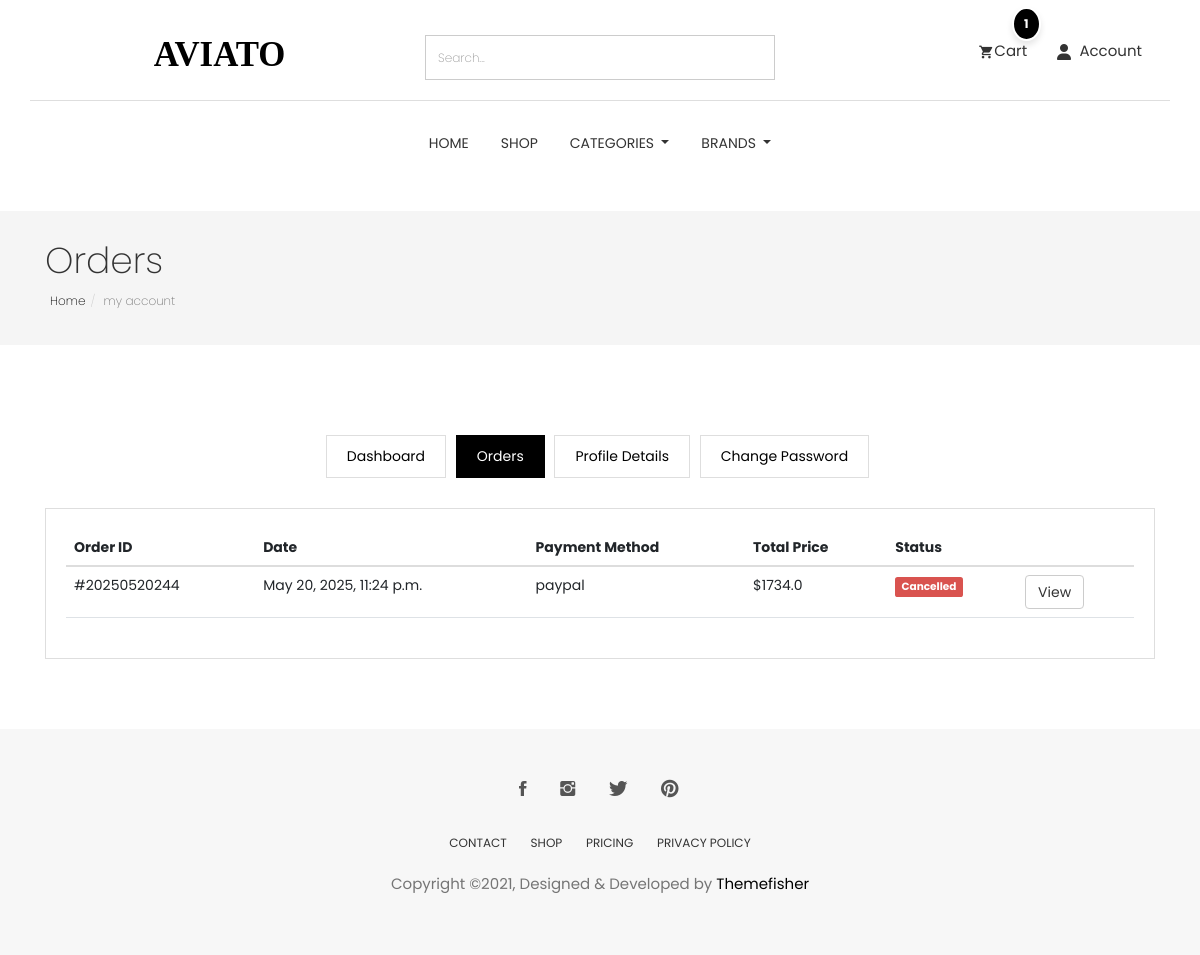
Page /accounts/orders/ (signed in) on the earlier database version.
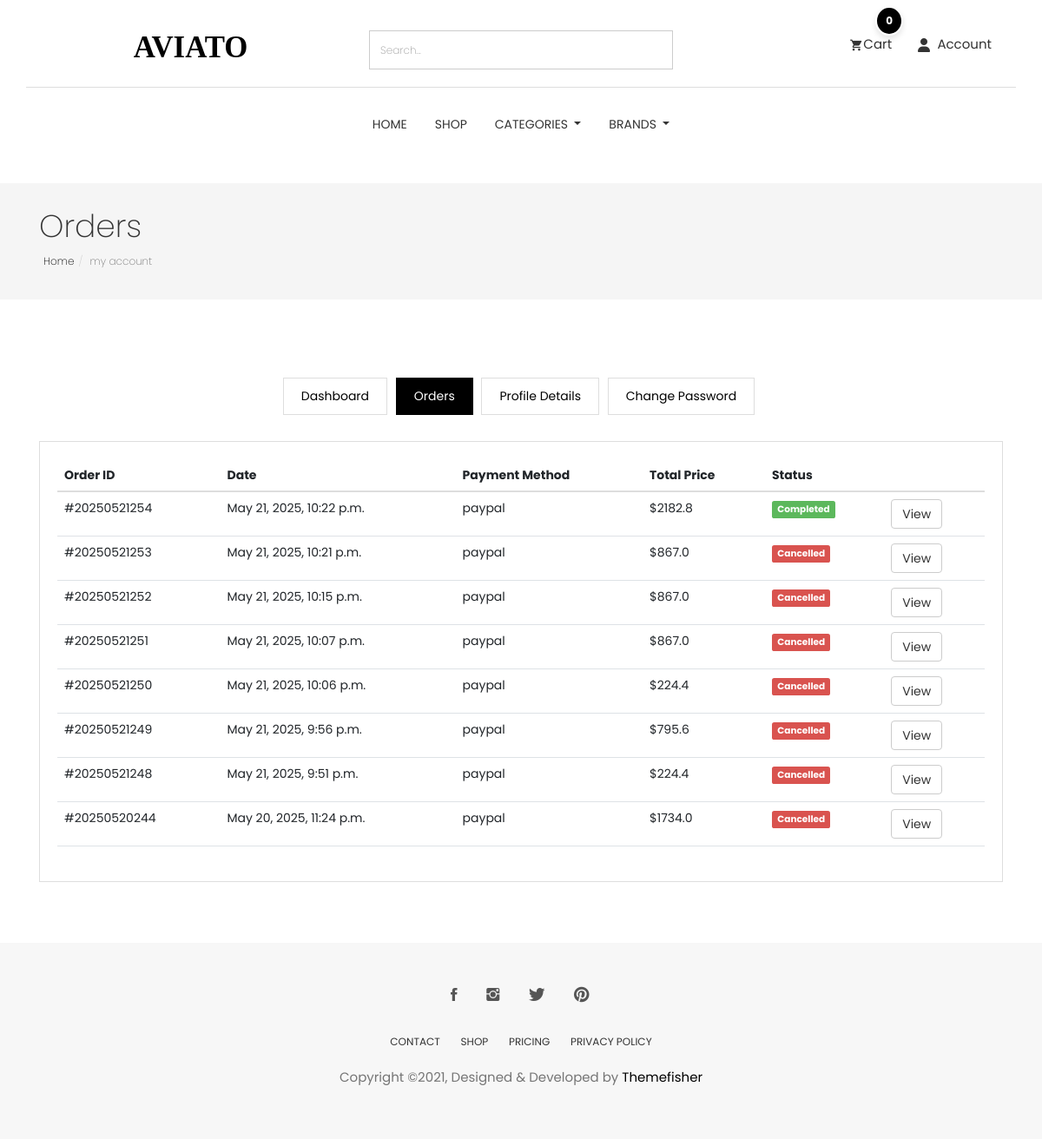
Same page on the later database version.
### order/models.py (models this page shows, shortened)
class Order(models.Model):
    STATUS = (
        ('New', 'New'),
        ('On Delivery', 'On Delivery'),  # Add On Delivery status here
        ('Completed', 'Completed'),
        ('Cancelled', 'Cancelled'),
    )
    user = models.ForeignKey(User, verbose_name=_("user order"),on_delete=models.SET_NULL , null=True)
    payment = models.ForeignKey(Payment,  verbose_name=_("payment order"),on_delete=models.SET_NULL ,blank=True , null=True)
    order_number = models.CharField(_("order_number"),max_length=50)
    first_name = models.CharField(_("first_name"),max_length=50)
    last_name = models.CharField(_("last_name"),max_length=50)
    phone = models.CharField(_("phone"),max_length=50)
    zip_code = models.CharField(_("zip_code"),max_length=50,blank=True)
    email = models.EmailField(_("email"), max_length=254)
    address_line_1 = models.CharField(_("address_line_1"), max_length=50)
    address_line_2 = models.CharField(_("address_line_2"), max_length=50 , blank=True)
    country = models.CharField(_("country"), max_length=50 )
    state = models.CharField(_("state"), max_length=50 )
    payment_method = models.CharField(_("payment_method"), max_length=50 )
    city = models.CharField(_("city"), max_length=50 )
    order_note = models.CharField(_("order_note"), max_length=1000 , blank=True)
    order_total = models.FloatField(_("order_total"),)
    tax = models.FloatField(_("tax"),)
    status = models.CharField(_("status"),choices=STATUS,default='New' , max_length=15)
    ip = models.CharField(_("ip"),max_length=50  ,blank=True)
    is_orderd = models.BooleanField(_("is_orderd"),default=False)
    delivered_date = models.DateTimeField(blank=True,null=True)
    created_at = models.DateTimeField(_("created_at"), default=timezone.now)
    updated_at = models.DateTimeField(_("updated_at"),default=timezone.now)
    class Meta:
        verbose_name = _("Orders")
        verbose_name_plural = _("Orders")

### accounts/views.py (the view)
# urls.py: path('orders/' , views.orders , name="orders" ),
@login_required(login_url='login')
def orders(request):
    orders = Order.objects.filter(user=request.user,is_orderd=True).order_by('-created_at')
    context = {
        'orders':orders,
    }
    return render(request , 'profile/orders.html' , context)

### cart/models.py (called while the page is built)
    def sub_total(self):
        return self.product.price * self.quantity

### category/category_context.py (called while the page is built)
def nav_links(request):
    categories_nav = Category.objects.all()
    subcategories_nav = Subcategory.objects.all()
    brands_nav = Brand.objects.all()
    context = {
        'categories_nav':categories_nav,
        'brands_nav':brands_nav,
        'subcategories_nav':subcategories_nav,
    }
    return context

### category/models.py (called while the page is built)
    def get_url(self):
        return reverse('products_by_subcategory',args=[self.id])

### store/models.py (called while the page is built)
    def get_url(self):
        return reverse('products_by_brand',args=[self.id])

    def __str__(self):
        return self.name

### accounts/templates/profile/orders.html (shortened to what this page needs)
{% extends "base.html" %}
{% load static %}
{% block body %}
<section class="page-header">
	<div class="container">
		<div class="row">
			<div class="col-md-12">
				<div class="content">
					<h1 class="page-name">Orders</h1>
					<ol class="breadcrumb">
						<li><a href="/">Home</a></li>
						<li class="active">my account</li>
					</ol>
				</div>
			</div>
		</div>
	</div>
</section>
<section class="user-dashboard page-wrapper">
	<div class="container">
		<div class="row">
			<div class="col-md-12">
				<ul class="list-inline dashboard-menu text-center">
					<li><a  href="{% url 'dashboard' %}">Dashboard</a></li>
					<li><a class="active" href="{% url 'orders'%}">Orders</a></li>
					<li><a href="{% url 'profile' %}">Profile Details</a></li>
                    <li><a href="{% url 'change_password' %}">Change Password</a></li>
				</ul>
				<div class="dashboard-wrapper user-dashboard">
					<div class="table-responsive">
						<table class="table">
							<thead>
								<tr>
									<th>Order ID</th>
									<th>Date</th>
									<th>Payment Method</th>
									<th>Total Price</th>
									<th>Status</th>
									<th></th>
								</tr>
							</thead>
							<tbody>
                                {% for order in orders %}
								<tr>
									<td>#{{order.order_number}}</td>
									<td>{{order.created_at}}</td>
									<td>{{order.payment_method}}</td>
									<td>${{order.order_total}}</td>
                                    {% if order.status == "On Delivery" %}
									<td><span class="label label-primary">{{order.status}}</span></td>
                                    {% elif order.status == "Completed" %}
                                    <td><span class="label label-success">{{order.status}}</span></td>
                                    {% elif order.status == "Cancelled" %}
                                    <td><span class="label label-danger">{{order.status}}</span></td>
                                    {% elif order.status == "New" %}
                                    <td><span class="label label-info">{{order.status}}</span></td>
                                    {% endif %}
									<td><a href="{% url 'order_detail' order.order_number %}" class="btn btn-default">View</a></td>
								</tr>
								{% endfor %}
							</tbody>
						</table>
					</div>
				</div>
			</div>
		</div>
	</div>
</section>
{% endblock %}

Differences in the rows shown:
added Order: order_number "20250521254", created_at "May 21, 2025, 10:22 p.m.", payment_method "paypal", order_total "2182.8", status "Completed"
added Order: order_number "20250521253", created_at "May 21, 2025, 10:21 p.m.", payment_method "paypal", order_total "867.0", status "Cancelled"
added Order: order_number "20250521252", created_at "May 21, 2025, 10:15 p.m.", payment_method "paypal", order_total "867.0", status "Cancelled"
added Order: order_number "20250521251", created_at "May 21, 2025, 10:07 p.m.", payment_method "paypal", order_total "867.0", status "Cancelled"
added Order: order_number "20250521250", created_at "May 21, 2025, 10:06 p.m.", payment_method "paypal", order_total "224.4", status "Cancelled"
added Order: order_number "20250521249", created_at "May 21, 2025, 9:56 p.m.", payment_method "paypal", order_total "795.6", status "Cancelled"
added Order: order_number "20250521248", created_at "May 21, 2025, 9:51 p.m.", payment_method "paypal", order_total "224.4", status "Cancelled"
Other differences:
{{ quantity }}: "1" → "0"
